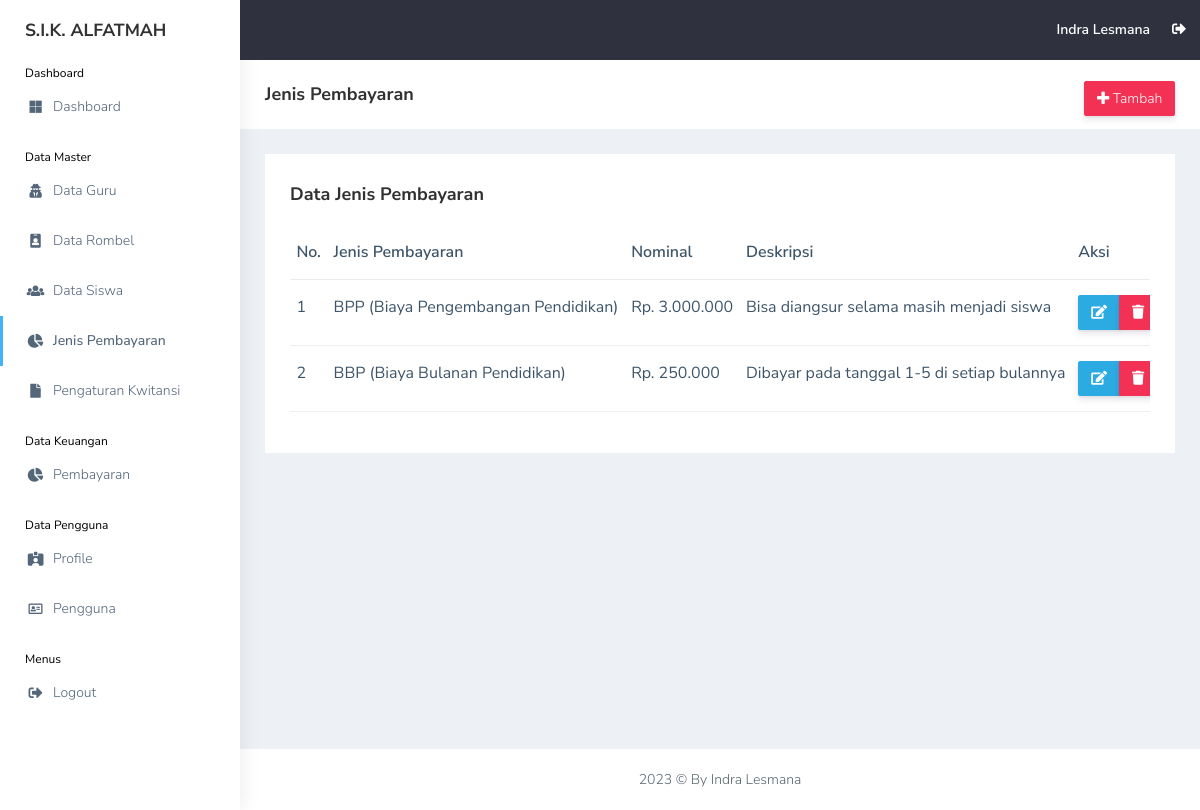
Page /view_master/pembayaran.php (signed in) on the earlier database version.
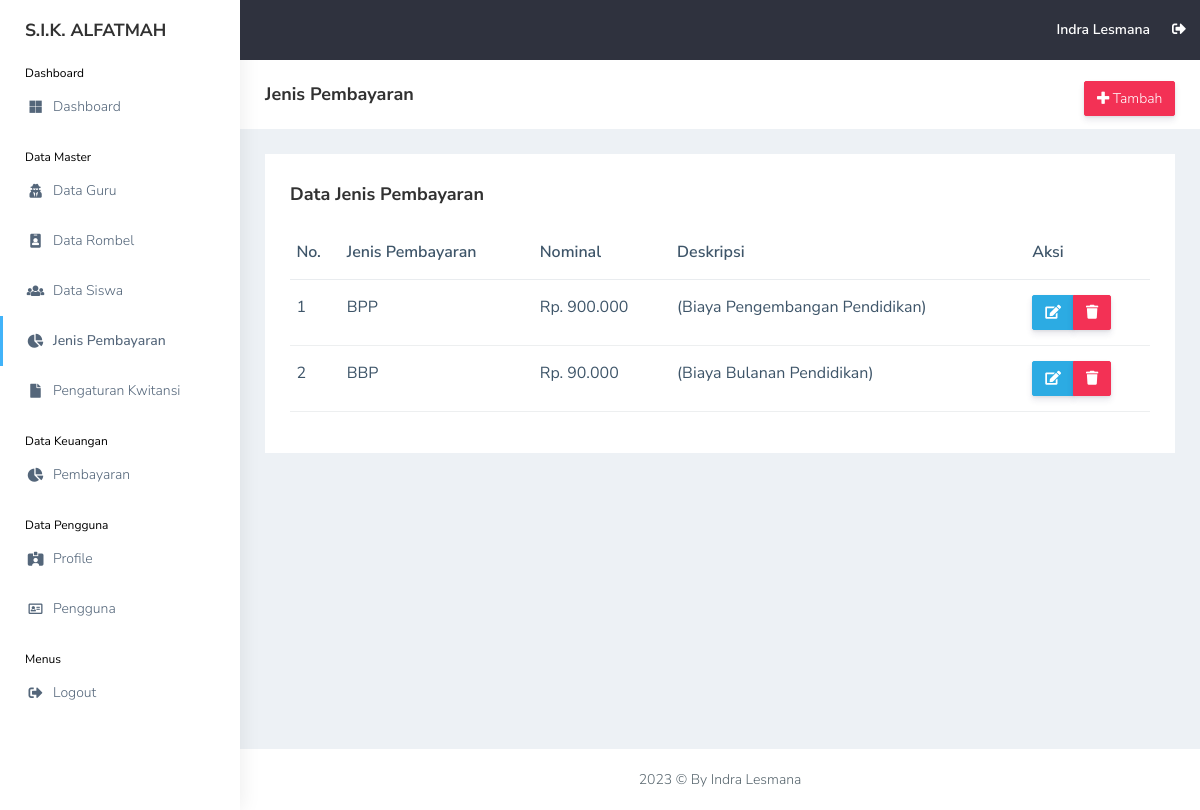
Same page on the later database version.
### tables this page shows
CREATE TABLE `users` (
  `id_user` int(11) NOT NULL,
  `nama` varchar(255) NOT NULL,
  `username` varchar(255) NOT NULL,
  `email` varchar(255) NOT NULL,
  `password` varchar(255) NOT NULL,
  `image` varchar(255) NOT NULL,
  `role_id` int(11) NOT NULL,
  `date_created` date NOT NULL,
  `is_active` int(11) NOT NULL
);

CREATE TABLE `jenis_pembayaran` (
  `id_jenis_pembayaran` int(11) NOT NULL,
  `jenis_pembayaran` varchar(255) NOT NULL,
  `nominal` int(11) NOT NULL,
  `deskripsi` text NOT NULL
);

### functions.php (called while the page is built, shortened)
<?php
$conn = mysqli_connect("localhost", "root", "", "db_sika");
function query($query)
{
    global $conn;
    $result = mysqli_query($conn, $query);
    $rows = [];
    while ($row = mysqli_fetch_assoc($result)) {
        $rows[] = $row;
    }
    return $rows;
}

### view_master/pembayaran.php (the view, shortened to what this page needs)
<?php
include "../templates/header.php";
$jenis_pembayaran = query(
    "SELECT * FROM jenis_pembayaran"
);
?>
<div class="page-breadcrumb bg-white">
    <div class="row align-items-center">
        <div class="col-lg-3 col-md-4 col-sm-4 col-xs-12">
            <h4 class="page-title">Jenis Pembayaran</h4>
        </div>
        <div class="col-lg-9 col-sm-8 col-md-8 col-xs-12">
            <div class="d-md-flex">
                <ol class="breadcrumb ms-auto">
                    <li><a href="pembayaran_add.php"
                            class="btn btn-danger  d-none d-md-block pull-right ms-3 hidden-xs hidden-sm waves-effect waves-light text-white"><i
                                class="fas fa-plus"></i> Tambah</a>
                    </li>
                </ol>
            </div>
        </div>
    </div>
</div>
<div class="container-fluid">
    <div class="row">
        <div class="col-md-12 col-lg-12 col-sm-12">
            <div class="white-box">
                <div class="d-md-flex mb-3">
                    <h3 class="box-title mb-0">Data Jenis Pembayaran</h3>
                </div>
                <div class="table-responsive">
                    <table class="table no-wrap">
                        <thead>
                            <tr>
                                <th class="border-top-0">No.</th>
                                <th class="border-top-0">Jenis Pembayaran</th>
                                <th class="border-top-0">Nominal</th>
                                <th class="border-top-0">Deskripsi</th>
                                <th class="border-top-0">Aksi</th>
                            </tr>
                        </thead>
                        <tbody>
                            <?php $i = 1; ?>
                            <?php foreach ($jenis_pembayaran as $jp): ?>
                                <tr>
                                    <td>
                                        <?= $i; ?>
                                    </td>
                                    <td class="txt-oflo">
                                        <?= $jp["jenis_pembayaran"]; ?>
                                    </td>
                                    <td class="txt-oflo">
                                        Rp.
                                        <?= number_format($jp["nominal"], 0, ',', '.'); ?>
                                    </td>
                                    <td class="txt-oflo">
                                        <?= $jp["deskripsi"]; ?>
                                    </td>
                                    <td>
                                        <div class="btn-group btn-group-toggle" data-toggle="buttons">
                                            <a href="pembayaran_edit.php?id_jenis_pembayaran=<?= $jp["id_jenis_pembayaran"] ?>"
                                                class="btn btn-info text-white"><i class="fas fa-edit"></i></a>
                                            <a href="pembayaran_delete.php?id_jenis_pembayaran=<?= $jp["id_jenis_pembayaran"] ?>"
                                                class="btn btn-danger text-white"
                                                onclick="return confirm('Yakin ingin menghapus <?= $jp['jenis_pembayaran']; ?>?');"><i
                                                    class="fas fa-trash"></i></a>
                                        </div>
                                    </td>
                                </tr>
                                <?php $i++; ?>
                            <?php endforeach; ?>
                        </tbody>
                    </table>
                </div>
            </div>
        </div>
    </div>
</div>
<?php
include "../templates/footer.php";
?>

### templates/header.php (shortened to what this page needs)
<?php
require "../functions.php";
$id = $_SESSION['id'];
$user = query(
    "SELECT * FROM users
    INNER JOIN users_role ON users.role_id = users_role.id_role
    WHERE id_user = $id"
)[0];
?>
<!DOCTYPE html>
<html dir="ltr" lang="en">
<head>
    <link href="../assets/plugins/bower_components/chartist/dist/chartist.min.css" rel="stylesheet">
    <link rel="stylesheet"
        href="../assets/plugins/bower_components/chartist-plugin-tooltips/dist/chartist-plugin-tooltip.css">
    <link href="../assets/css/style.min.css" rel="stylesheet">
</head>
<body>
    <div id="main-wrapper" data-layout="vertical" data-navbarbg="skin5" data-sidebartype="full"
        data-sidebar-position="absolute" data-header-position="absolute" data-boxed-layout="full">
        <?php
        include "../templates/topbar.php";
        include "../templates/sidebar.php";
        ?>
        <div class="page-wrapper">

### templates/topbar.php (shortened to what this page needs)
<header class="topbar" data-navbarbg="skin5">
    <nav class="navbar top-navbar navbar-expand-md navbar-dark">
        <div class="navbar-header" data-logobg="skin6">
            <a class="navbar-brand" href="#">
                <b class="logo-text text-dark">
                    S.I.K. ALFATMAH
                </b>
            </a>
        </div>
        <div class="navbar-collapse collapse" id="navbarSupportedContent" data-navbarbg="skin5">
            <ul class="navbar-nav ms-auto d-flex align-items-center">
                <li>
                    <a class="profile-pic" href="../view_pengguna/profile.php"><span class="text-white font-medium">
                            <?= $user["nama"]; ?>
                        </span></a>
                </li>
                <li><a href="../logout.php" class="mr-5 profile-pic"><i class="fas fa-sign-out-alt"
                            onclick="return confirm('Yakin ingin keluar dari aplikasi?');"></i></a></li>
            </ul>
        </div>
    </nav>
</header>

### templates/sidebar.php
<aside class="left-sidebar" data-sidebarbg="skin6">
    <div class="scroll-sidebar">
        <nav class="sidebar-nav">
            <ul id="sidebarnav">
                <li class="sidebar-header d-none d-lg-block">Dashboard</li>
                <li class="sidebar-item">
                    <a class="sidebar-link waves-effect waves-dark sidebar-link" href="../view_admin/dashboard.php"
                        aria-expanded="false">
                        <i class="fab fa-microsoft" aria-hidden="true"></i>
                        <span class="hide-menu">Dashboard</span>
                    </a>
                </li>
                <li class="sidebar-header d-none d-lg-block mt-3">Data Master</li>
                <li class="sidebar-item">
                    <a class="sidebar-link waves-effect waves-dark sidebar-link" href="../view_master/guru.php"
                        aria-expanded="false">
                        <i class="fas fa-user-secret" aria-hidden="true"></i>
                        <span class="hide-menu">Data Guru</span>
                    </a>
                </li>
                <li class="sidebar-item">
                    <a class="sidebar-link waves-effect waves-dark sidebar-link" href="../view_master/rombel.php"
                        aria-expanded="false">
                        <i class=" fas fa-id-badge" aria-hidden="true"></i>
                        <span class="hide-menu">Data Rombel</span>
                    </a>
                </li>
                <li class="sidebar-item">
                    <a class="sidebar-link waves-effect waves-dark sidebar-link" href="../view_master/siswa.php"
                        aria-expanded="false">
                        <i class="fas fa-users" aria-hidden="true"></i>
                        <span class="hide-menu">Data Siswa</span>
                    </a>
                </li>
                <li class="sidebar-item">
                    <a class="sidebar-link waves-effect waves-dark sidebar-link" href="../view_master/pembayaran.php"
                        aria-expanded="false">
                        <i class="fas fa-chart-pie" aria-hidden="true"></i>
                        <span class="hide-menu">Jenis Pembayaran</span>
                    </a>
                </li>
                <li class="sidebar-item">
                    <a class="sidebar-link waves-effect waves-dark sidebar-link" href="../view_master/kwitansi.php"
                        aria-expanded="false">
                        <i class="fas fa-file" aria-hidden="true"></i>
                        <span class="hide-menu">Pengaturan Kwitansi</span>
                    </a>
                </li>
                <li class="sidebar-header d-none d-lg-block mt-3">Data Keuangan</li>
                <li class="sidebar-item">
                    <a class="sidebar-link waves-effect waves-dark sidebar-link"
                        href="../view_pembayaran/pembayaran.php" aria-expanded="false">
                        <i class="fas fa-chart-pie" aria-hidden="true"></i>
                        <span class="hide-menu">Pembayaran</span>
                    </a>
                </li>
                <li class="sidebar-header d-none d-lg-block mt-3">Data Pengguna</li>
                <li class="sidebar-item">
                    <a class="sidebar-link waves-effect waves-dark sidebar-link" href="../view_pengguna/profile.php"
                        aria-expanded="false">
                        <i class="fas fa-id-card-alt" aria-hidden="true"></i>
                        <span class="hide-menu">Profile</span>
                    </a>
                </li>
                <li class="sidebar-item">
                    <a class="sidebar-link waves-effect waves-dark sidebar-link" href="../view_pengguna/pengguna.php"
                        aria-expanded="false">
                        <i class="far fa-address-card" aria-hidden="true"></i>
                        <span class="hide-menu">Pengguna</span>
                    </a>
                </li>
                <li class="sidebar-header d-none d-lg-block mt-3">Menus</li>
                <li class="sidebar-item">
                    <a class="sidebar-link waves-effect waves-dark sidebar-link" href="../logout.php"
                        aria-expanded="false" onclick="return confirm('Yakin ingin keluar dari aplikasi?');">
                        <i class="fas fa-sign-out-alt" aria-hidden="true"></i>
                        <span class="hide-menu">Logout</span>
                    </a>
                </li>
            </ul>
        </nav>
    </div>
</aside>

### templates/footer.php (shortened to what this page needs)
<footer class="footer text-center">
    <?= date("Y"); ?> © By Indra Lesmana
</footer>
</div>
</div>
</body>
</html>

### templates/header.php (style rules this page uses)
.sidebar-header { width: 100%; position: relative; padding-left: 25px; color: #000; font-size: 12px; }

Differences in the rows shown:
removed jenis_pembayaran: jenis_pembayaran "BPP (Biaya Pengembangan Pendidikan)", nominal "3.000.000", deskripsi "Bisa diangsur selama masih menjadi siswa"
removed jenis_pembayaran: jenis_pembayaran "BBP (Biaya Bulanan Pendidikan)", nominal "250.000", deskripsi "Dibayar pada tanggal 1-5 di setiap bulannya"
added jenis_pembayaran: jenis_pembayaran "BPP", nominal "900.000", deskripsi "(Biaya Pengembangan Pendidikan)"
added jenis_pembayaran: jenis_pembayaran "BBP", nominal "90.000", deskripsi "(Biaya Bulanan Pendidikan)"
